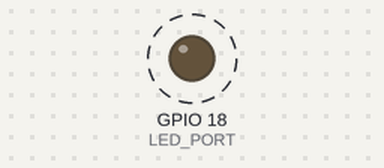
Simulated run of this program. Board: Raspberry Pi (BCM pin numbers), started with the arguments 3 3. Parts: output pins drawn as LEDs (lit = HIGH). Dashed ring = blinking. At 30.0 s the program stops and its outputs stay as they are.

Above: at 0.17 s.
Timing chart, 0 to 3.0 s (numbered marks = the images above):
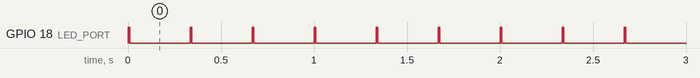

The program:

02_led_wiringpi_hardware_pwm_test.py
```python
#
# 03_led_wiringpi_hardware_pwm_test.py
#

import sys
import wiringpi

LED_PORT = 18                   # GPIO 18
PWM_RANGE = 1024
def main(freq, duty_cycle):
    # Hardware PWM
    clock_base = int(18750 / freq)
    wiringpi.wiringPiSetupGpio()
    wiringpi.pinMode(LED_PORT, wiringpi.GPIO.PWM_OUTPUT)
    wiringpi.pwmSetMode(wiringpi.GPIO.PWM_MODE_MS)
    wiringpi.pwmSetRange(PWM_RANGE)
    wiringpi.pwmSetClock(clock_base)
    wiringpi.pwmWrite(LED_PORT, int(PWM_RANGE * duty_cycle))

    # LEDを30秒間点灯する
    wiringpi.delay(30000)

    wiringpi.pwmWrite(LED_PORT, 0)

if __name__ == '__main__':
    if len(sys.argv) != 3:
        print('Usage: python %s <frequency> <duty_cycle>' % sys.argv[0])
        exit()

    main(int(sys.argv[1]), int(sys.argv[2])/100)
```

Measured:
- by itself, GPIO 18 (LED_PORT): alternates HIGH for 0.01 s and LOW for 0.32 s, 180 changes in all, then stays LOW
